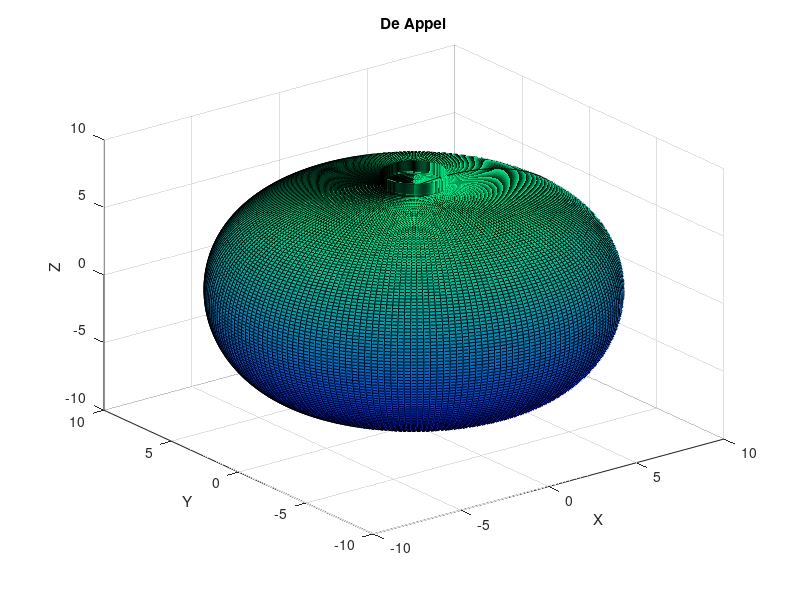

Reproduce this figure in MATLAB.
clear, clc, close all;

% Apple

u = linspace(0, 2*pi, 200);
v = linspace(-pi, pi, 200);

[U,V] = meshgrid(u,v);

X = cos(U).*(4+5.5*cos(V));
Y = sin(U).*(4+5.5*cos(V));
Z = (cos(V) + sin(V) - 1).*(1+sin(V)).*log(1- (pi*V)/10)+7.5*sin(V);

surf(X,Y,Z);
title('De Appel');
xlabel('X');
ylabel('Y');
zlabel('Z');
colormap winter;